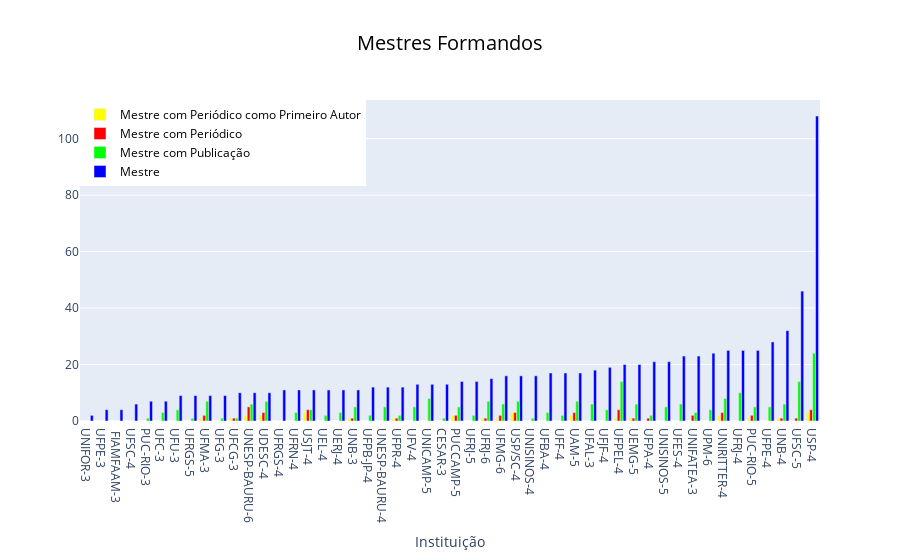

The notebook cell this image was saved under:
### Code cell
data = list()
for dado in ('primeiro_autor', 'periodico', 'publicacao', 'total'):
    data.append(go.Bar(x=[d_f['code'] for d_f in mestres_formandos],
                       y=[d_f[dado] for d_f in mestres_formandos],
                       marker_color=COLORS[dado],
                       name=f'Mestre {TITLES[dado]}'))

title = {
    'text': 'Mestres Formandos',
    'x': 0.5,
    'xanchor': 'center',
    'font': {
        'color': '#000000',
        'size': 20
    }
}

legend = {
    'font':{'color':'#000000'},
    'orientation':'v',
    'x':0,
    'y':1
}

layout = go.Layout(title=title, 
                   xaxis={'title': 'Instituição'},
                   legend=legend)

fig = go.Figure(data=data, layout=layout)
py.iplot(fig)

### Figure 1 — Plotly figure (JSON) as saved in the notebook; plotly's stock layout.template omitted (floating-point values rounded to 4 significant figures)
{"data": [{"marker": {"color": "#FFFF00"}, "name": "Mestre com Periódico como Primeiro Autor", "type": "bar", "x": ["UNIFOR-3", "UFPE-3", " FIAMFAAM-3", "UFSC-4", "PUC-RIO-3", "UFC-3", "UFU-3", "UFRGS-5", "UFMA-3", "UFG-3", "UFCG-3", "UNESP-BAURU-6", "UDESC-4", "UFRGS-4", "UFRN-4", "USJT-4", "UEL-4", "UERJ-4", "UNB-3", "UFPB-JP-4", "UNESP-BAURU-4", "UFPR-4", "UFV-4", "UNICAMP-5", "CESAR-3", "PUCCAMP-5", "UFRJ-5", "UFRJ-6", "UFMG-6", "USP/SC-4", "UNISINOS-4", "UFBA-4", "UFF-4", "UAM-5", "UFAL-3", "UFJF-4", "UFPEL-4", "UEMG-5", "UFPA-4", "UNISINOS-5", "UFES-4", "UNIFATEA-3", "UPM-6", "UNIRITTER-4", "UFRJ-4", "PUC-RIO-5", "UFPE-4", "UNB-4", "UFSC-5", "USP-4"], "y": [0, 0, 0, 0, 0, 0, 0, 0, 1, 0, 1, 2, 2, 0, 0, 3, 0, 0, 1, 0, 0, 1, 0, 0, 0, 2, 0, 1, 1, 3, 0, 0, 0, 2, 0, 0, 1, 1, 0, 0, 0, 0, 0, 2, 0, 1, 0, 1, 0, 3]}, {"marker": {"color": "#FF0000"}, "name": "Mestre com Periódico", "type": "bar", "x": ["UNIFOR-3", "UFPE-3", " FIAMFAAM-3", "UFSC-4", "PUC-RIO-3", "UFC-3", "UFU-3", "UFRGS-5", "UFMA-3", "UFG-3", "UFCG-3", "UNESP-BAURU-6", "UDESC-4", "UFRGS-4", "UFRN-4", "USJT-4", "UEL-4", "UERJ-4", "UNB-3", "UFPB-JP-4", "UNESP-BAURU-4", "UFPR-4", "UFV-4", "UNICAMP-5", "CESAR-3", "PUCCAMP-5", "UFRJ-5", "UFRJ-6", "UFMG-6", "USP/SC-4", "UNISINOS-4", "UFBA-4", "UFF-4", "UAM-5", "UFAL-3", "UFJF-4", "UFPEL-4", "UEMG-5", "UFPA-4", "UNISINOS-5", "UFES-4", "UNIFATEA-3", "UPM-6", "UNIRITTER-4", "UFRJ-4", "PUC-RIO-5", "UFPE-4", "UNB-4", "UFSC-5", "USP-4"], "y": [0, 0, 0, 0, 0, 0, 0, 0, 2, 0, 1, 5, 3, 0, 0, 4, 0, 0, 1, 0, 0, 1, 0, 0, 0, 2, 0, 1, 2, 3, 0, 0, 0, 3, 0, 0, 4, 1, 1, 0, 0, 2, 0, 3, 0, 2, 0, 1, 1, 4]}, {"marker": {"color": "#00FF00"}, "name": "Mestre com Publicação", "type": "bar", "x": ["UNIFOR-3", "UFPE-3", " FIAMFAAM-3", "UFSC-4", "PUC-RIO-3", "UFC-3", "UFU-3", "UFRGS-5", "UFMA-3", "UFG-3", "UFCG-3", "UNESP-BAURU-6", "UDESC-4", "UFRGS-4", "UFRN-4", "USJT-4", "UEL-4", "UERJ-4", "UNB-3", "UFPB-JP-4", "UNESP-BAURU-4", "UFPR-4", "UFV-4", "UNICAMP-5", "CESAR-3", "PUCCAMP-5", "UFRJ-5", "UFRJ-6", "UFMG-6", "USP/SC-4", "UNISINOS-4", "UFBA-4", "UFF-4", "UAM-5", "UFAL-3", "UFJF-4", "UFPEL-4", "UEMG-5", "UFPA-4", "UNISINOS-5", "UFES-4", "UNIFATEA-3", "UPM-6", "UNIRITTER-4", "UFRJ-4", "PUC-RIO-5", "UFPE-4", "UNB-4", "UFSC-5", "USP-4"], "y": [0, 0, 0, 0, 1, 3, 4, 1, 7, 1, 1, 6, 7, 0, 3, 4, 2, 3, 5, 2, 5, 2, 5, 8, 1, 5, 2, 7, 6, 7, 1, 3, 2, 7, 6, 4, 14, 6, 2, 5, 6, 3, 4, 8, 10, 5, 5, 6, 14, 24]}, {"marker": {"color": "#0000ff"}, "name": "Mestre ", "type": "bar", "x": ["UNIFOR-3", "UFPE-3", " FIAMFAAM-3", "UFSC-4", "PUC-RIO-3", "UFC-3", "UFU-3", "UFRGS-5", "UFMA-3", "UFG-3", "UFCG-3", "UNESP-BAURU-6", "UDESC-4", "UFRGS-4", "UFRN-4", "USJT-4", "UEL-4", "UERJ-4", "UNB-3", "UFPB-JP-4", "UNESP-BAURU-4", "UFPR-4", "UFV-4", "UNICAMP-5", "CESAR-3", "PUCCAMP-5", "UFRJ-5", "UFRJ-6", "UFMG-6", "USP/SC-4", "UNISINOS-4", "UFBA-4", "UFF-4", "UAM-5", "UFAL-3", "UFJF-4", "UFPEL-4", "UEMG-5", "UFPA-4", "UNISINOS-5", "UFES-4", "UNIFATEA-3", "UPM-6", "UNIRITTER-4", "UFRJ-4", "PUC-RIO-5", "UFPE-4", "UNB-4", "UFSC-5", "USP-4"], "y": [2, 4, 4, 6, 7, 7, 9, 9, 9, 9, 10, 10, 10, 11, 11, 11, 11, 11, 11, 12, 12, 12, 13, 13, 13, 14, 14, 15, 16, 16, 16, 17, 17, 17, 18, 19, 20, 20, 21, 21, 23, 23, 24, 25, 25, 25, 28, 32, 46, 108]}], "layout": {"legend": {"font": {"color": "#000000"}, "orientation": "v", "x": 0, "y": 1}, "title": {"font": {"color": "#000000", "size": 20}, "text": "Mestres Formandos", "x": 0.5, "xanchor": "center"}, "xaxis": {"title": {"text": "Instituição"}}}}
